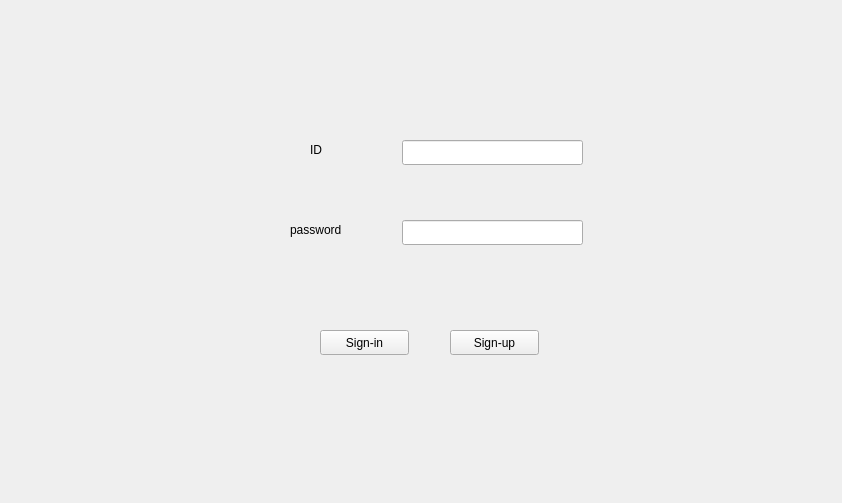
<?xml version="1.0" encoding="UTF-8"?>
<ui version="4.0">
 <class>MainWindow</class>
 <widget class="QMainWindow" name="MainWindow">
  <property name="geometry">
   <rect>
    <x>0</x>
    <y>0</y>
    <width>842</width>
    <height>503</height>
   </rect>
  </property>
  <property name="windowTitle">
   <string>MainWindow</string>
  </property>
  <widget class="QWidget" name="centralWidget">
   <widget class="QStackedWidget" name="stackedWidget">
    <property name="geometry">
     <rect>
      <x>0</x>
      <y>0</y>
      <width>841</width>
      <height>501</height>
     </rect>
    </property>
    <property name="currentIndex">
     <number>0</number>
    </property>
    <widget class="QWidget" name="page">
     <widget class="QLineEdit" name="lineEdit_id">
      <property name="geometry">
       <rect>
        <x>402</x>
        <y>140</y>
        <width>181</width>
        <height>25</height>
       </rect>
      </property>
     </widget>
     <widget class="QLineEdit" name="lineEdit_password">
      <property name="geometry">
       <rect>
        <x>402</x>
        <y>220</y>
        <width>181</width>
        <height>25</height>
       </rect>
      </property>
      <property name="echoMode">
       <enum>QLineEdit::Password</enum>
      </property>
     </widget>
     <widget class="QLabel" name="label">
      <property name="geometry">
       <rect>
        <x>310</x>
        <y>140</y>
        <width>31</width>
        <height>20</height>
       </rect>
      </property>
      <property name="text">
       <string>ID</string>
      </property>
     </widget>
     <widget class="QLabel" name="label_2">
      <property name="geometry">
       <rect>
        <x>290</x>
        <y>220</y>
        <width>81</width>
        <height>20</height>
       </rect>
      </property>
      <property name="text">
       <string>password</string>
      </property>
     </widget>
     <widget class="QPushButton" name="pushButton_signin">
      <property name="geometry">
       <rect>
        <x>320</x>
        <y>330</y>
        <width>89</width>
        <height>25</height>
       </rect>
      </property>
      <property name="text">
       <string>Sign-in</string>
      </property>
     </widget>
     <widget class="QPushButton" name="pushButton_signup">
      <property name="geometry">
       <rect>
        <x>450</x>
        <y>330</y>
        <width>89</width>
        <height>25</height>
       </rect>
      </property>
      <property name="text">
       <string>Sign-up</string>
      </property>
     </widget>
    </widget>
    <widget class="QWidget" name="page_2">
     <widget class="QLineEdit" name="lineEdit_id_2">
      <property name="geometry">
       <rect>
        <x>230</x>
        <y>70</y>
        <width>211</width>
        <height>25</height>
       </rect>
      </property>
     </widget>
     <widget class="QLineEdit" name="lineEdit_password_2">
      <property name="geometry">
       <rect>
        <x>230</x>
        <y>130</y>
        <width>211</width>
        <height>25</height>
       </rect>
      </property>
      <property name="echoMode">
       <enum>QLineEdit::Password</enum>
      </property>
     </widget>
     <widget class="QLineEdit" name="lineEdit_passconfirm">
      <property name="geometry">
       <rect>
        <x>230</x>
        <y>190</y>
        <width>211</width>
        <height>25</height>
       </rect>
      </property>
      <property name="echoMode">
       <enum>QLineEdit::Password</enum>
      </property>
     </widget>
     <widget class="QLineEdit" name="lineEdit_name">
      <property name="geometry">
       <rect>
        <x>230</x>
        <y>250</y>
        <width>211</width>
        <height>25</height>
       </rect>
      </property>
     </widget>
     <widget class="QLineEdit" name="lineEdit_nickname">
      <property name="geometry">
       <rect>
        <x>230</x>
        <y>310</y>
        <width>211</width>
        <height>25</height>
       </rect>
      </property>
     </widget>
     <widget class="QPushButton" name="pushButton_confirm">
      <property name="geometry">
       <rect>
        <x>320</x>
        <y>400</y>
        <width>89</width>
        <height>25</height>
       </rect>
      </property>
      <property name="text">
       <string>Confirm</string>
      </property>
     </widget>
     <widget class="QPushButton" name="pushButton_cancel">
      <property name="geometry">
       <rect>
        <x>450</x>
        <y>400</y>
        <width>89</width>
        <height>25</height>
       </rect>
      </property>
      <property name="text">
       <string>Cancel</string>
      </property>
     </widget>
     <widget class="QPushButton" name="pushButton_check">
      <property name="geometry">
       <rect>
        <x>470</x>
        <y>70</y>
        <width>151</width>
        <height>25</height>
       </rect>
      </property>
      <property name="text">
       <string>duplication check</string>
      </property>
     </widget>
     <widget class="QPushButton" name="pushButton_check_2">
      <property name="geometry">
       <rect>
        <x>470</x>
        <y>310</y>
        <width>151</width>
        <height>25</height>
       </rect>
      </property>
      <property name="text">
       <string>duplication check</string>
      </property>
     </widget>
     <widget class="QLabel" name="label_3">
      <property name="geometry">
       <rect>
        <x>230</x>
        <y>50</y>
        <width>67</width>
        <height>17</height>
       </rect>
      </property>
      <property name="text">
       <string>ID</string>
      </property>
     </widget>
     <widget class="QLabel" name="label_4">
      <property name="geometry">
       <rect>
        <x>230</x>
        <y>110</y>
        <width>67</width>
        <height>17</height>
       </rect>
      </property>
      <property name="text">
       <string>password</string>
      </property>
     </widget>
     <widget class="QLabel" name="label_5">
      <property name="geometry">
       <rect>
        <x>230</x>
        <y>170</y>
        <width>131</width>
        <height>17</height>
       </rect>
      </property>
      <property name="text">
       <string>confirm password</string>
      </property>
     </widget>
     <widget class="QLabel" name="label_6">
      <property name="geometry">
       <rect>
        <x>230</x>
        <y>230</y>
        <width>67</width>
        <height>17</height>
       </rect>
      </property>
      <property name="text">
       <string>name</string>
      </property>
     </widget>
     <widget class="QLabel" name="label_7">
      <property name="geometry">
       <rect>
        <x>230</x>
        <y>290</y>
        <width>67</width>
        <height>17</height>
       </rect>
      </property>
      <property name="text">
       <string>nickname</string>
      </property>
     </widget>
     <widget class="QLabel" name="label_13">
      <property name="geometry">
       <rect>
        <x>470</x>
        <y>130</y>
        <width>321</width>
        <height>17</height>
       </rect>
      </property>
      <property name="text">
       <string>Password's length must be between 6 and 10 </string>
      </property>
     </widget>
    </widget>
    <widget class="QWidget" name="page_3">
     <widget class="QPushButton" name="pushButton_logout">
      <property name="geometry">
       <rect>
        <x>768</x>
        <y>40</y>
        <width>61</width>
        <height>25</height>
       </rect>
      </property>
      <property name="text">
       <string>logout</string>
      </property>
     </widget>
     <widget class="QPushButton" name="pushButton_8">
      <property name="geometry">
       <rect>
        <x>630</x>
        <y>450</y>
        <width>89</width>
        <height>25</height>
       </rect>
      </property>
      <property name="text">
       <string>entrance</string>
      </property>
     </widget>
     <widget class="QPushButton" name="pushButton_makeroom">
      <property name="geometry">
       <rect>
        <x>730</x>
        <y>450</y>
        <width>89</width>
        <height>25</height>
       </rect>
      </property>
      <property name="text">
       <string>make room</string>
      </property>
     </widget>
     <widget class="QLabel" name="label_8">
      <property name="geometry">
       <rect>
        <x>620</x>
        <y>80</y>
        <width>161</width>
        <height>20</height>
       </rect>
      </property>
      <property name="text">
       <string>current chatting room</string>
      </property>
     </widget>
     <widget class="QListWidget" name="listWidget">
      <property name="geometry">
       <rect>
        <x>620</x>
        <y>110</y>
        <width>211</width>
        <height>321</height>
       </rect>
      </property>
     </widget>
     <widget class="QLabel" name="label_welcome">
      <property name="geometry">
       <rect>
        <x>620</x>
        <y>40</y>
        <width>141</width>
        <height>21</height>
       </rect>
      </property>
      <property name="text">
       <string/>
      </property>
     </widget>
    </widget>
    <widget class="QWidget" name="page_4">
     <widget class="QListWidget" name="listWidget_2">
      <property name="geometry">
       <rect>
        <x>620</x>
        <y>110</y>
        <width>211</width>
        <height>321</height>
       </rect>
      </property>
     </widget>
     <widget class="QPushButton" name="pushButton_10">
      <property name="geometry">
       <rect>
        <x>680</x>
        <y>450</y>
        <width>89</width>
        <height>25</height>
       </rect>
      </property>
      <property name="text">
       <string>invite</string>
      </property>
     </widget>
     <widget class="QLabel" name="label_10">
      <property name="geometry">
       <rect>
        <x>620</x>
        <y>80</y>
        <width>121</width>
        <height>17</height>
       </rect>
      </property>
      <property name="text">
       <string>connected usrs</string>
      </property>
     </widget>
     <widget class="QLabel" name="label_welcome_2">
      <property name="geometry">
       <rect>
        <x>620</x>
        <y>40</y>
        <width>141</width>
        <height>20</height>
       </rect>
      </property>
      <property name="text">
       <string/>
      </property>
     </widget>
     <widget class="QPushButton" name="pushButton_logout_2">
      <property name="geometry">
       <rect>
        <x>770</x>
        <y>40</y>
        <width>61</width>
        <height>25</height>
       </rect>
      </property>
      <property name="text">
       <string>logout</string>
      </property>
     </widget>
     <widget class="QTextEdit" name="textEdit">
      <property name="geometry">
       <rect>
        <x>10</x>
        <y>409</y>
        <width>481</width>
        <height>71</height>
       </rect>
      </property>
     </widget>
     <widget class="QPushButton" name="pushButton_12">
      <property name="geometry">
       <rect>
        <x>510</x>
        <y>410</y>
        <width>89</width>
        <height>25</height>
       </rect>
      </property>
      <property name="text">
       <string>send</string>
      </property>
     </widget>
     <widget class="QPushButton" name="pushButton_13">
      <property name="geometry">
       <rect>
        <x>510</x>
        <y>450</y>
        <width>89</width>
        <height>25</height>
       </rect>
      </property>
      <property name="text">
       <string>attachment</string>
      </property>
     </widget>
     <widget class="QTextEdit" name="textEdit_2">
      <property name="geometry">
       <rect>
        <x>13</x>
        <y>80</y>
        <width>591</width>
        <height>311</height>
       </rect>
      </property>
     </widget>
     <widget class="QPushButton" name="pushButton_14">
      <property name="geometry">
       <rect>
        <x>510</x>
        <y>40</y>
        <width>89</width>
        <height>25</height>
       </rect>
      </property>
      <property name="text">
       <string>exit</string>
      </property>
     </widget>
     <widget class="QPushButton" name="pushButton_15">
      <property name="geometry">
       <rect>
        <x>410</x>
        <y>40</y>
        <width>89</width>
        <height>25</height>
       </rect>
      </property>
      <property name="text">
       <string>received file</string>
      </property>
     </widget>
     <widget class="QLabel" name="label_12">
      <property name="geometry">
       <rect>
        <x>20</x>
        <y>20</y>
        <width>121</width>
        <height>17</height>
       </rect>
      </property>
      <property name="text">
       <string>chatting room 1</string>
      </property>
     </widget>
    </widget>
   </widget>
  </widget>
 </widget>
 <layoutdefault spacing="6" margin="11"/>
 <resources/>
 <connections/>
</ui>
